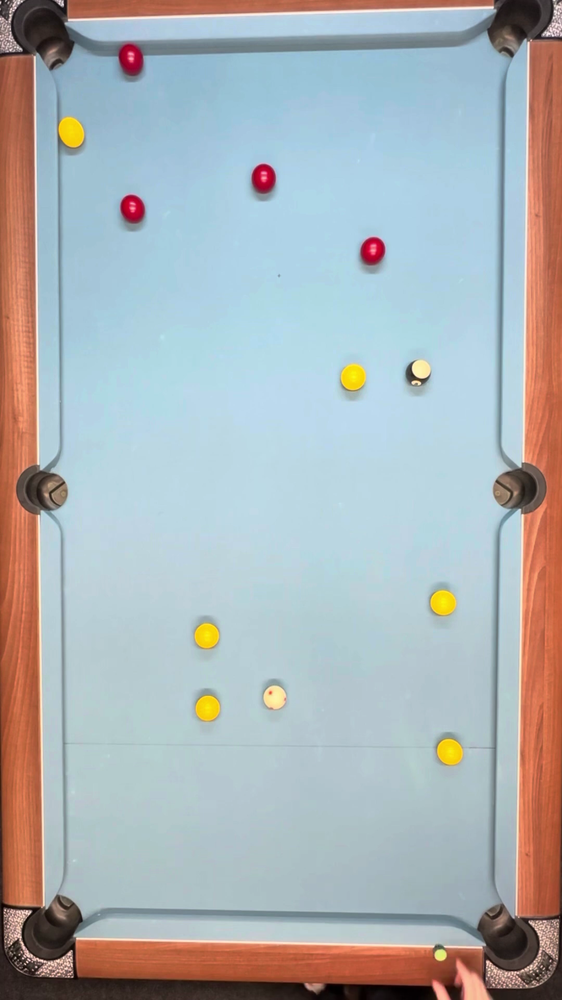
#> input picture tests_new/01.png, 562 x 1000 px, shrunk from 1080 x 1920 before the run
$ python project1.py tests_new/01.png
#> lines starting #> are read from the running program, lines starting #| are printed output that depends on the picture
import numpy as np
import cv2
import sys

#must write tests_new/"any image number".png
if len(sys.argv)<2:
    print("Not enough arguments")
    sys.exit(1)

#grabs the image name from command line
pickimg = sys.argv[1]
#cv2 reads the image to be able to show
img = cv2.imread(pickimg)
#> img is the input picture: shape (1000, 562, 3); mean B, G, R 180.4, 177.5, 171.8
#turns image gray for hough
gray_scale = cv2.cvtColor(img,cv2.COLOR_BGR2GRAY)
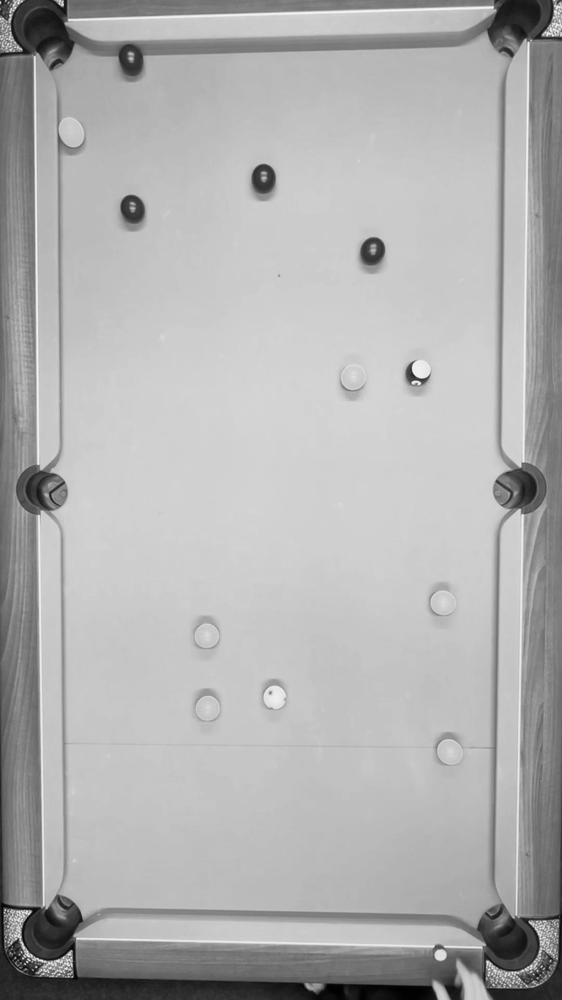
#> gray_scale: shape (1000, 562); min 0, max 246, mean 176.2

def hough_transform(image):
    #list for coordinates
    coordinates = []
    #reads the file with command line and replaces with txt
#> (the run stopped early here; a loop or call above may not have finished)

$ run again, on tests_new/03.png
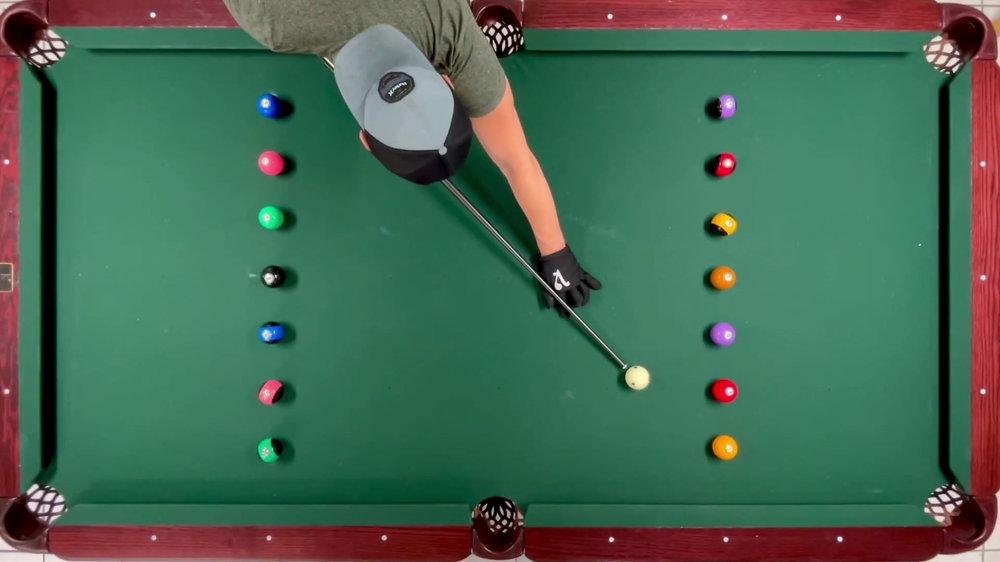
#> input picture tests_new/03.png, 1000 x 562 px, shrunk from 1920 x 1080 before the run
#> img is the input picture: shape (562, 1000, 3); mean B, G, R 84.7, 104, 70.6
#> `gray_scale = cv2.cvtColor(img,cv2.COLOR_BGR2GRAY)`:
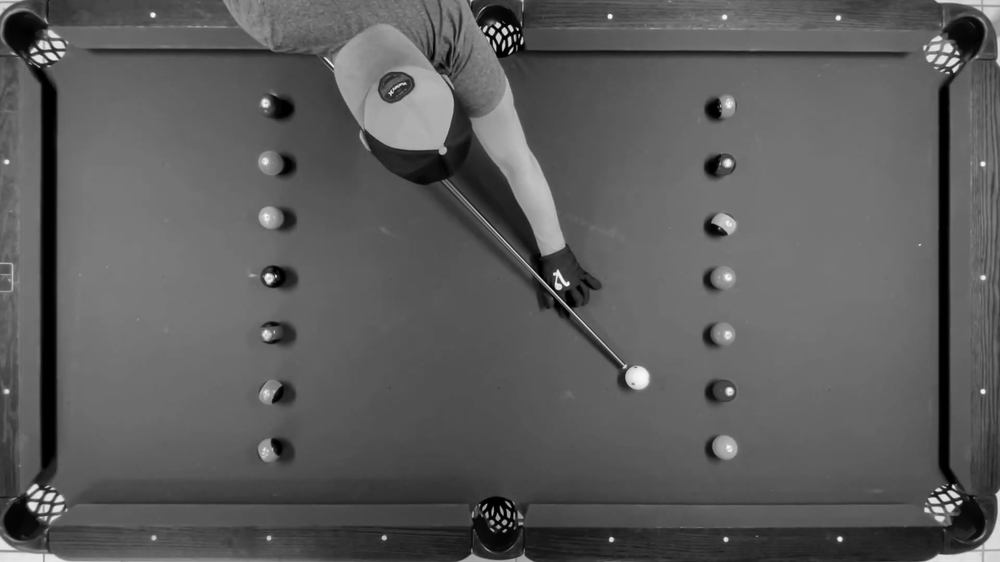
#> gray_scale: shape (562, 1000); min 0, max 253, mean 91.8

$ run again, on tests_new/04.png
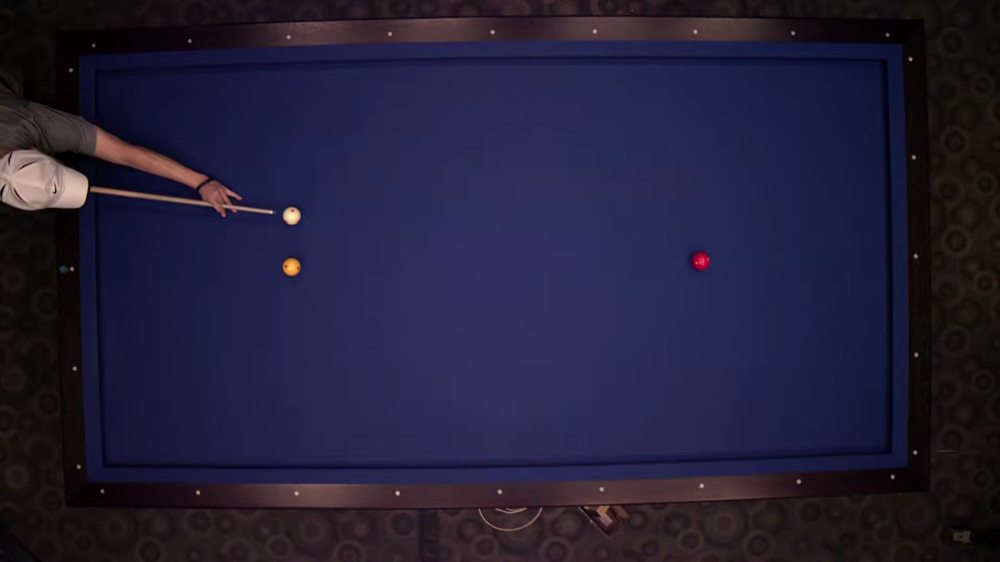
#> input picture tests_new/04.png, 1000 x 562 px, shrunk from 1920 x 1080 before the run
#> img is the input picture: shape (562, 1000, 3); mean B, G, R 57, 31.4, 34.7
#> `gray_scale = cv2.cvtColor(img,cv2.COLOR_BGR2GRAY)`:
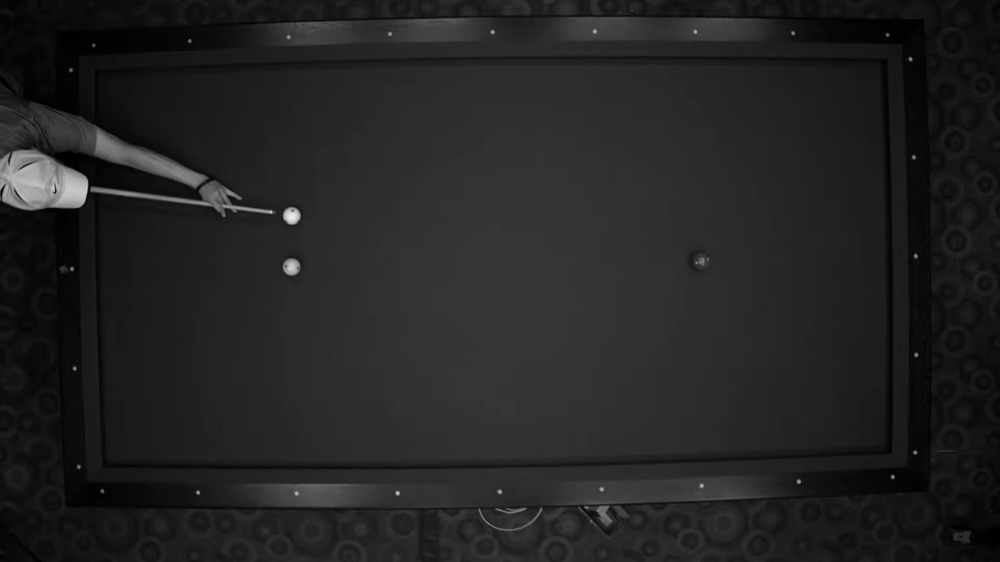
#> gray_scale: shape (562, 1000); min 0, max 238, mean 35.3
